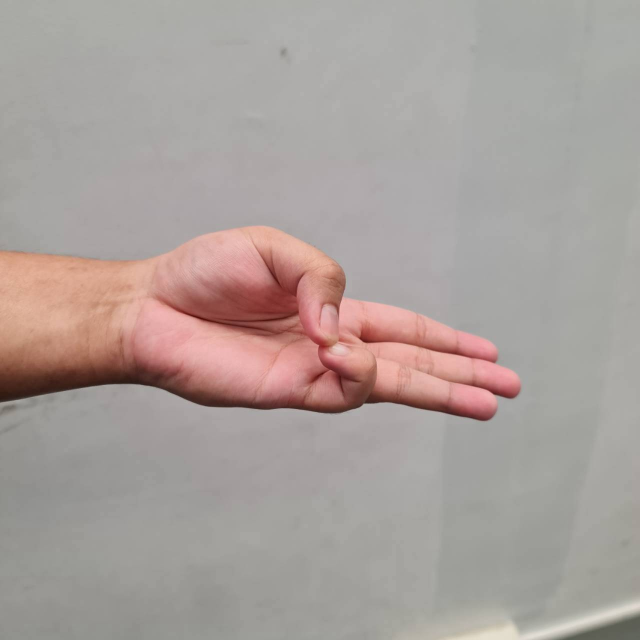
#> input picture Raw Data/Bhudi.jpg, 1280 x 1280 px (shown at 1/2 size); its folder holds only this picture in this run
$ python -i io_utils.py   (imports and definitions only)
#> lines starting #> are read from the running program, lines starting #| are printed output that depends on the picture
"""
io_utils.py — งาน Input/Output เท่านั้น (ส่วนเดียวในโปรเจคที่เรียกใช้ OpenCV)

OpenCV ถูกใช้แค่ 3 อย่าง:
  1. ถอดรหัสไฟล์ JPG/PNG เป็นอาร์เรย์พิกเซล       (cv2.imdecode)
  2. เข้ารหัสอาร์เรย์พิกเซลเป็นไฟล์ PNG           (cv2.imencode)
  3. อ่านเฟรมจากกล้องเว็บแคม                      (cv2.VideoCapture)
ไม่มีการใช้ฟังก์ชันประมวลผลภาพหรือ Machine Learning ของ OpenCV เลย
"""
import os
import threading
import time

import numpy as np

try:
    import cv2
except ImportError:  # ให้ส่วนอื่นของโปรแกรม import ได้แม้ยังไม่ติดตั้ง
    cv2 = None


def _need_cv2():
    if cv2 is None:
        raise RuntimeError("ต้องติดตั้ง opencv-python ก่อน (pip install opencv-python) — ใช้เปิดกล้องและอ่านไฟล์รูปเท่านั้น")


# [19 lines left out: functions read_image_rgb, write_image_rgb, not called in this run]


_FACE = None


def detect_faces(rgb, max_width=320):
    """
    หาตำแหน่งใบหน้า (Haar cascade ที่มากับ OpenCV) เพื่อ "ตัดใบหน้าออก" ไม่ให้ถูกนับเป็นมือ
    คืน list ของ (x1, y1, x2, y2) ในพิกัดของ rgb — ถ้าใช้ไม่ได้คืน list ว่าง
    """
#> called with max_width = 320
    global _FACE
    if cv2 is None:
        return []
    if _FACE is None:
        _FACE = cv2.CascadeClassifier(os.path.join(cv2.data.haarcascades,
                                                   "haarcascade_frontalface_default.xml"))
    if _FACE.empty():
        return []
    h, w = rgb.shape[:2]
#> h = 1280; w = 1280
    s = min(1.0, max_width / float(w))
#> s = 0.25
    small = rgb if s == 1.0 else cv2.resize(rgb, (int(w * s), int(h * s)))
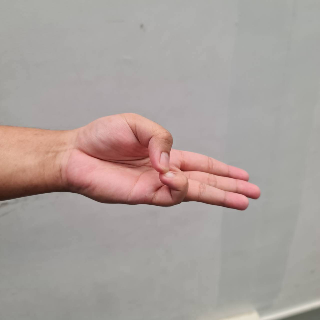
#> small: shape (320, 320, 3); mean R, G, B 169.8, 159.3, 155.3
    gray = cv2.cvtColor(np.ascontiguousarray(small), cv2.COLOR_RGB2GRAY)
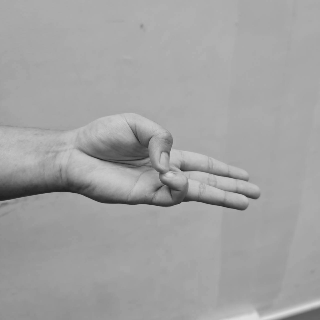
#> gray: shape (320, 320); min 31, max 223, mean 162
    faces = _FACE.detectMultiScale(gray, scaleFactor=1.15, minNeighbors=5,
                                   minSize=(int(24), int(24)))
#> faces = ()
    return [(int(x / s), int(y / s), int((x + fw) / s), int((y + fh) / s)) for x, y, fw, fh in faces]


class Camera:
    """อ่านเฟรมจากเว็บแคมใน thread แยก (เก็บเฉพาะเฟรมล่าสุด เพื่อไม่ให้ภาพหน่วง)"""

    # [40 lines left out: functions __init__, _loop, read, release, not called in this run]


class DemoCamera:
    """
    กล้องจำลอง: วนแสดงรูปจาก Raw Data ทีละรูป (ใช้ทดสอบโปรแกรมเมื่อไม่มีเว็บแคม)
    รูปถูกย่อลงกลางเฟรม 640x480 และให้ ROI ตามไฟล์ annotations
    """

    # [15 lines left out: function __init__, not called in this run]

    def index(self):
        return int((time.time() - self.t0) / self.seconds) % len(self.frames)

    def read(self):
        return self.frames[self.index()][0].copy()

    def current_roi(self):
        return self.frames[self.index()][1]

    def release(self):
        pass

>>> import cv2
>>> picture = cv2.cvtColor(cv2.imread('../Raw Data/Bhudi.jpg'), cv2.COLOR_BGR2RGB)
>>> result = detect_faces(picture)
#> result = []

$ run again, on Raw Data/Bronchial.jpg
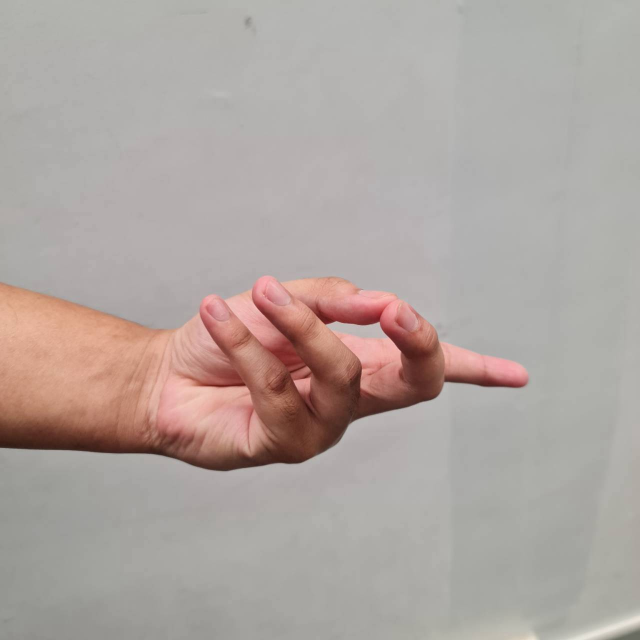
#> input picture Raw Data/Bronchial.jpg, 1280 x 1280 px (shown at 1/2 size)
#> in detect_faces, `small = rgb if s == 1.0 else cv2.resize(rgb, (int(w * s), int(h * s)))`:
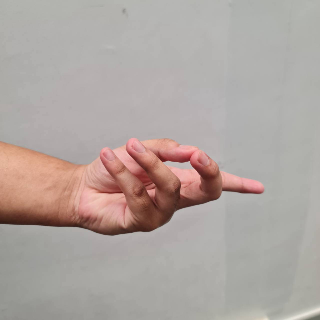
#> small: shape (320, 320, 3); mean R, G, B 175.1, 164.8, 160.2
#> in detect_faces, `gray = cv2.cvtColor(np.ascontiguousarray(small), cv2.COLOR_RGB2GRAY)`:
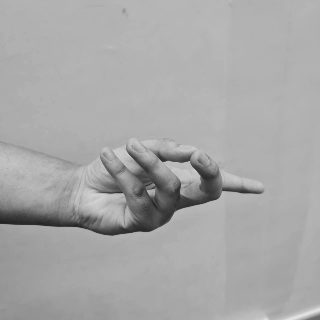
#> gray: shape (320, 320); min 29, max 229, mean 167.4
#> faces = ()
#> result = []
